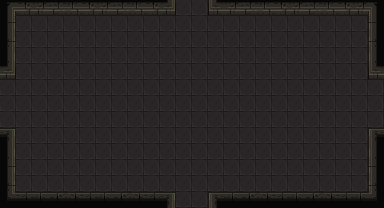

A level layout from a 2D game, rendered from its tile map. Below: a short description, then the map file with its tile-grid data intact:
An orthogonal 24x13 tile map with 16x16 px tiles, 4 tile layers (Floor, Walls, Collision, Ceiling).

<map version="1.9" tiledversion="1.9.2" orientation="orthogonal" renderorder="right-down" width="24" height="13" tilewidth="16" tileheight="16" infinite="0" nextlayerid="5" nextobjectid="1">
 <tileset firstgid="1" source="catacombs.tsx" />
 <layer id="1" name="Floor" width="24" height="13">
  <data encoding="csv">
879,879,879,879,879,879,879,879,879,879,879,879,879,879,879,879,879,879,879,879,879,879,879,879,
879,879,879,879,879,879,879,879,879,879,879,879,879,879,879,879,879,879,879,879,879,879,879,879,
879,879,879,879,879,879,879,879,879,879,879,879,879,879,879,879,879,879,879,879,879,879,879,879,
879,879,879,879,879,879,879,879,879,879,879,879,879,879,879,879,879,879,879,879,879,879,879,879,
879,879,879,879,879,879,879,879,879,879,879,879,879,879,879,879,879,879,879,879,879,879,879,879,
879,879,879,879,879,879,879,879,879,879,879,879,879,879,879,879,879,879,879,879,879,879,879,879,
879,879,879,879,879,879,879,879,879,879,879,879,879,879,879,879,879,879,879,879,879,879,879,879,
879,879,879,879,879,879,879,879,879,879,879,879,879,879,879,879,879,879,879,879,879,879,879,879,
879,879,879,879,879,879,879,879,879,879,879,879,879,879,879,879,879,879,879,879,879,879,879,879,
879,879,879,879,879,879,879,879,879,879,879,879,879,879,879,879,879,879,879,879,879,879,879,879,
879,879,879,879,879,879,879,879,879,879,879,879,879,879,879,879,879,879,879,879,879,879,879,879,
879,879,879,879,879,879,879,879,879,879,879,879,879,879,879,879,879,879,879,879,879,879,879,879,
879,879,879,879,879,879,879,879,879,879,879,879,879,879,879,879,879,879,879,879,879,879,879,879
</data>
 </layer>
 <layer id="2" name="Walls" width="24" height="13">
  <data encoding="csv">
0,0,0,0,0,0,0,0,0,0,0,0,0,0,0,0,0,0,0,0,0,0,0,0,
0,0,0,0,0,0,0,0,0,0,0,0,0,0,0,0,0,0,0,0,0,0,0,0,
0,0,0,0,0,0,0,0,0,0,0,0,0,0,0,0,0,0,0,0,0,0,0,0,
0,0,0,0,0,0,0,0,0,0,0,0,0,0,0,0,0,0,0,0,0,0,0,0,
0,0,0,0,0,0,0,0,0,0,0,0,0,0,0,0,0,0,0,0,0,0,0,0,
0,0,0,0,0,0,0,0,0,0,0,0,0,0,0,0,0,0,0,0,0,0,0,0,
0,0,0,0,0,0,0,0,0,0,0,0,0,0,0,0,0,0,0,0,0,0,0,0,
0,0,0,0,0,0,0,0,0,0,0,0,0,0,0,0,0,0,0,0,0,0,0,0,
0,0,0,0,0,0,0,0,0,0,0,0,0,0,0,0,0,0,0,0,0,0,0,0,
0,0,0,0,0,0,0,0,0,0,0,0,0,0,0,0,0,0,0,0,0,0,0,0,
0,0,0,0,0,0,0,0,0,0,0,0,0,0,0,0,0,0,0,0,0,0,0,0,
0,0,0,0,0,0,0,0,0,0,0,0,0,0,0,0,0,0,0,0,0,0,0,0,
0,0,0,0,0,0,0,0,0,0,0,0,0,0,0,0,0,0,0,0,0,0,0,0
</data>
 </layer>
 <layer id="3" name="Collision" width="24" height="13">
  <data encoding="csv">
79,454,455,456,457,454,455,456,457,454,80,0,0,69,455,456,457,454,455,456,457,454,455,70,
272,0,0,0,0,0,0,0,0,0,0,0,0,0,0,0,0,0,0,0,0,0,0,261,
336,0,0,0,0,0,0,0,0,0,0,0,0,0,0,0,0,0,0,0,0,0,0,325,
400,0,0,0,0,0,0,0,0,0,0,0,0,0,0,0,0,0,0,0,0,0,0,389,
80,0,0,0,0,0,0,0,0,0,0,0,0,0,0,0,0,0,0,0,0,0,0,69,
0,0,0,0,0,0,0,0,0,0,0,0,0,0,0,0,0,0,0,0,0,0,0,0,
0,0,0,0,0,0,0,0,0,0,0,0,0,0,0,0,0,0,0,0,0,0,0,0,
0,0,0,0,0,0,0,0,0,0,0,0,0,0,0,0,0,0,0,0,0,0,0,0,
210,0,0,0,0,0,0,0,0,0,0,0,0,0,0,0,0,0,0,0,0,0,0,195,
400,0,0,0,0,0,0,0,0,0,0,0,0,0,0,0,0,0,0,0,0,0,0,389,
272,0,0,0,0,0,0,0,0,0,0,0,0,0,0,0,0,0,0,0,0,0,0,261,
336,0,0,0,0,0,0,0,0,0,0,0,0,0,0,0,0,0,0,0,0,0,0,325,
73,200,201,198,199,200,201,198,199,200,210,0,0,195,201,198,199,200,201,198,199,200,201,76
</data>
 </layer>
 <layer id="4" name="Ceiling" width="24" height="13">
  <data encoding="csv">
0,0,0,0,0,0,0,0,0,0,0,0,0,0,0,0,0,0,0,0,0,0,0,0,
0,0,0,0,0,0,0,0,0,0,0,0,0,0,0,0,0,0,0,0,0,0,0,0,
0,0,0,0,0,0,0,0,0,0,0,0,0,0,0,0,0,0,0,0,0,0,0,0,
0,0,0,0,0,0,0,0,0,0,0,0,0,0,0,0,0,0,0,0,0,0,0,0,
0,0,0,0,0,0,0,0,0,0,0,0,0,0,0,0,0,0,0,0,0,0,0,0,
0,0,0,0,0,0,0,0,0,0,0,0,0,0,0,0,0,0,0,0,0,0,0,0,
0,0,0,0,0,0,0,0,0,0,0,0,0,0,0,0,0,0,0,0,0,0,0,0,
0,0,0,0,0,0,0,0,0,0,0,0,0,0,0,0,0,0,0,0,0,0,0,0,
0,0,0,0,0,0,0,0,0,0,0,0,0,0,0,0,0,0,0,0,0,0,0,0,
0,0,0,0,0,0,0,0,0,0,0,0,0,0,0,0,0,0,0,0,0,0,0,0,
0,0,0,0,0,0,0,0,0,0,0,0,0,0,0,0,0,0,0,0,0,0,0,0,
0,0,0,0,0,0,0,0,0,0,0,0,0,0,0,0,0,0,0,0,0,0,0,0,
0,0,0,0,0,0,0,0,0,0,0,0,0,0,0,0,0,0,0,0,0,0,0,0
</data>
 </layer>
</map>